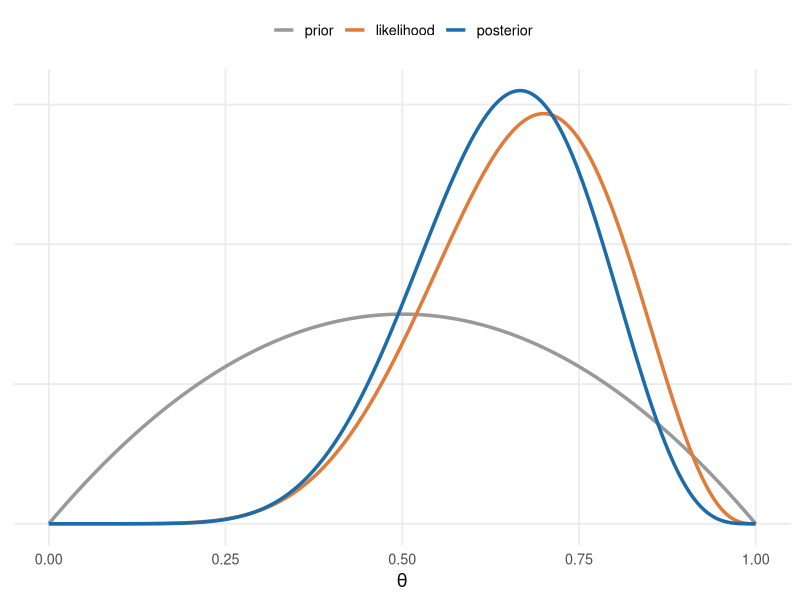

This figure's R source:
## ---- chunk 1
#| echo: false
#| message: false
#| fig-width: 7
#| fig-height: 3.6
library(ggplot2)

theta <- seq(0, 1, length.out = 500)
a0 <- 2; b0 <- 2          # prior Beta(2, 2)
y  <- 7; n  <- 10         # 7 successes in 10 trials

d <- rbind(
  data.frame(theta, density = dbeta(theta, a0, b0),               what = "prior"),
  data.frame(theta, density = dbeta(theta, y + 1, n - y + 1),     what = "likelihood"),
  data.frame(theta, density = dbeta(theta, a0 + y, b0 + n - y),   what = "posterior")
)
d$what <- factor(d$what, levels = c("prior", "likelihood", "posterior"))

ggplot(d, aes(theta, density, colour = what)) +
  geom_line(linewidth = 1.2) +
  scale_colour_manual(values = c("grey60", "#e07b39", "#1b6ca8"), name = NULL) +
  labs(x = expression(theta), y = NULL) +
  theme_minimal(base_size = 13) +
  theme(legend.position = "top", axis.text.y = element_blank(),
        panel.grid.minor = element_blank())
